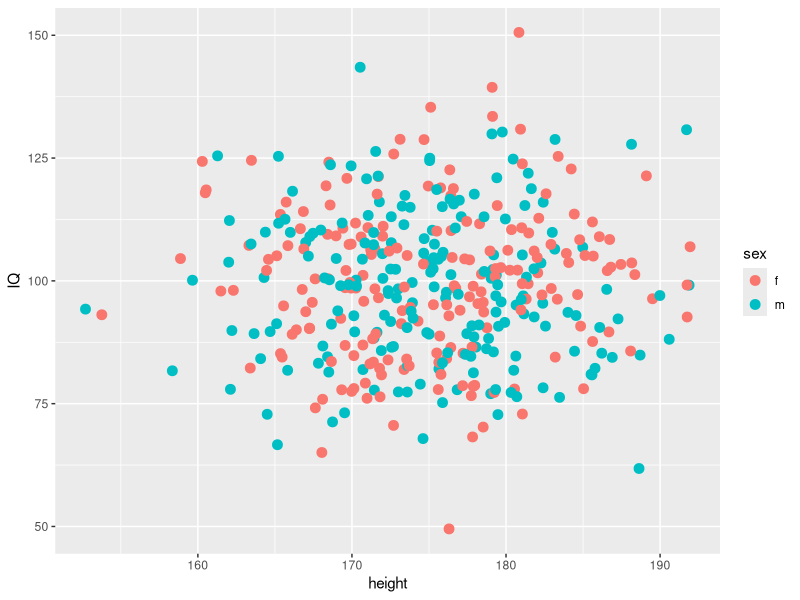
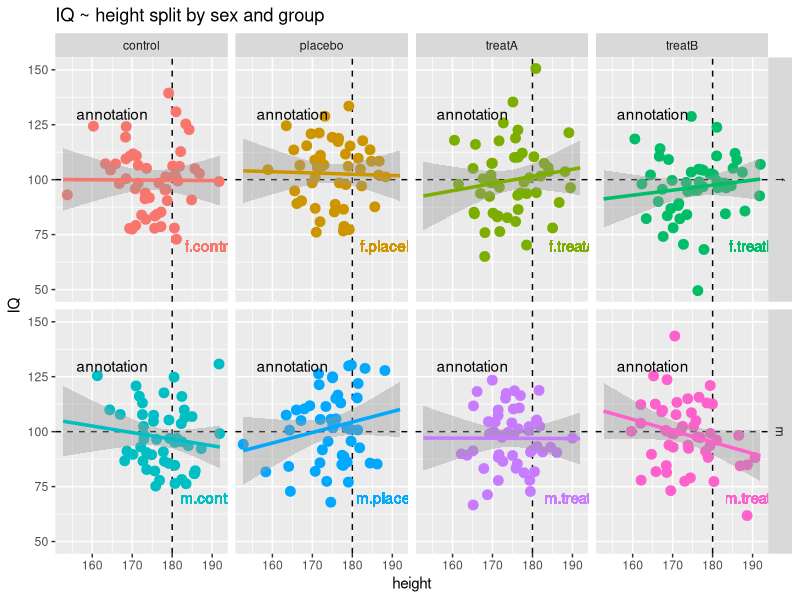
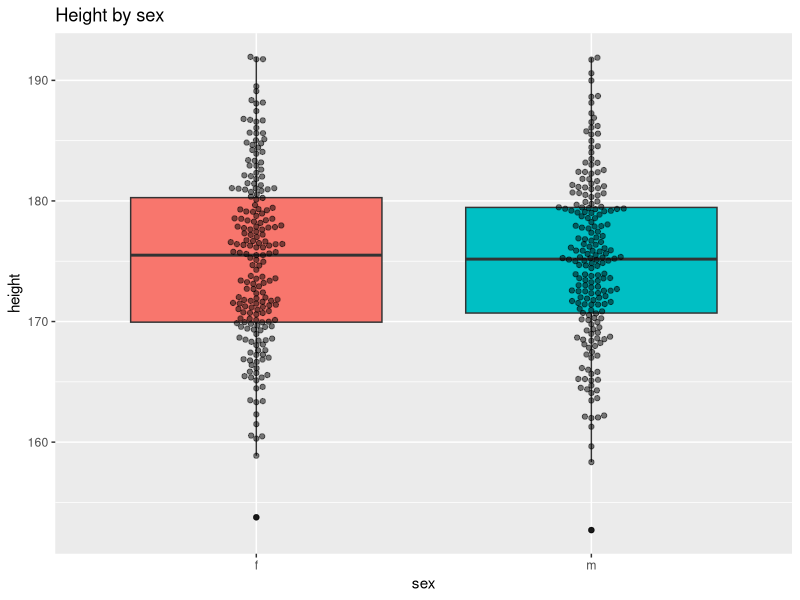
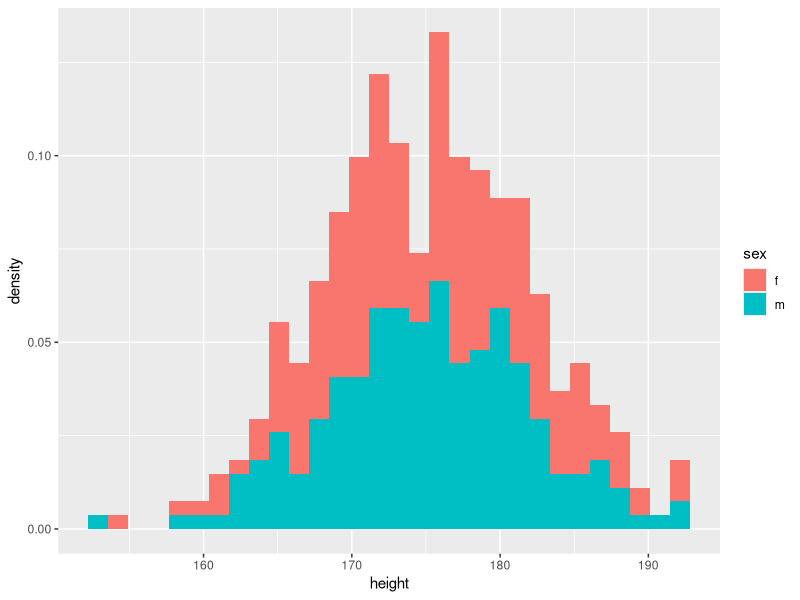
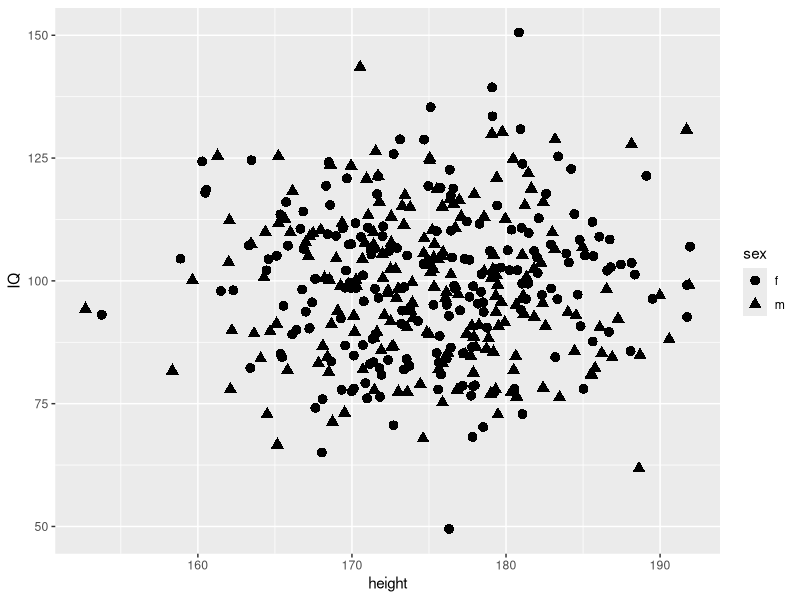
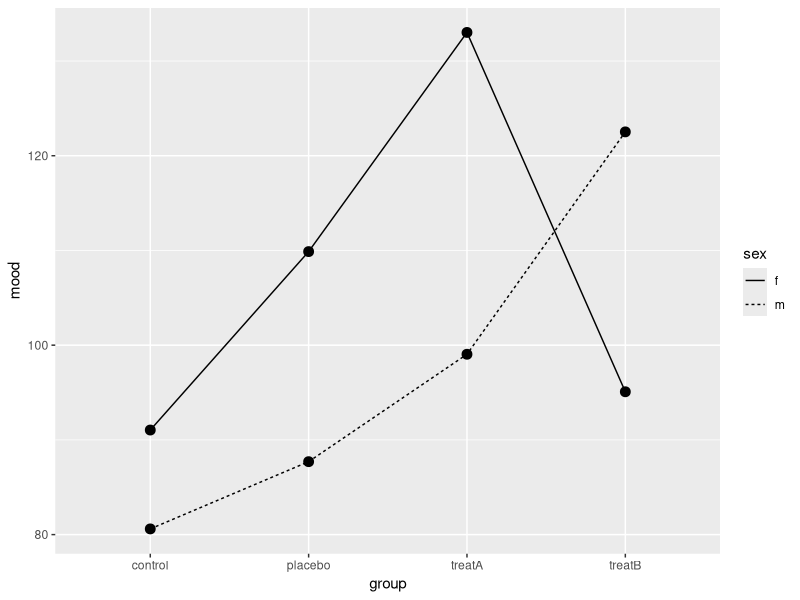

Write R code to recreate these figures, in order.
## ---- chunk 1
wants <- c("ggplot2", "ggbeeswarm")
has   <- wants %in% rownames(installed.packages())
if(any(!has)) install.packages(wants[!has])
## ---- chunk 2
Njk    <- 50
P      <- 4
Q      <- 2
IQ     <- rnorm(P*Q*Njk, mean=100, sd=15)
height <- rnorm(P*Q*Njk, mean=175, sd=7)
rating <- factor(sample(LETTERS[1:3], Njk*P*Q, replace=TRUE))
sex    <- factor(rep(c("f", "m"), times=P*Njk))
group  <- factor(rep(c("control", "placebo", "treatA", "treatB"), each=Q*Njk))
sgComb <- interaction(sex, group)
mood   <- round(rnorm(P*Q*Njk, mean=c(85, 80, 110, 90, 130, 100, 93, 121)[sgComb], sd=25))
myDf   <- data.frame(sex, group, sgComb, IQ, height, rating, mood)
## ---- chunk 3
library(ggplot2)
ggplot(myDf, aes(x=height, y=IQ, colour=sex)) +
        geom_point(size=3)
## ---- chunk 4
ggplot(myDf, aes(x=height, y=IQ, colour=sex:group)) +
        geom_hline(aes(yintercept=100), linetype=2) +
        geom_vline(aes(xintercept=180), linetype=2) +
        geom_point(size=3) +
        geom_smooth(method=lm, se=TRUE, size=1.2, fullrange=TRUE) +
        facet_grid(sex ~ group) +
        ggtitle("IQ ~ height split by sex and group") +
        theme(legend.position="none") +
        geom_text(aes(x=190, y=70, label=sgComb)) +
        annotate("text", x=165, y=130, label="annotation")
## ---- chunk 5
library(ggbeeswarm)
ggplot(myDf, aes(x=sex, y=height, fill=sex)) +
    geom_boxplot(outlier.shape=NULL) +
    geom_beeswarm(alpha=0.5) +
    ggtitle("Height by sex") +
    theme(legend.position="none")
## ---- chunk 6
ggplot(myDf, aes(x=height, fill=sex)) +
        geom_histogram(aes(y=..density..))
## ---- chunk 7
ggplot(myDf, aes(x=height, y=IQ, shape=sex)) +
        geom_point(size=3)
## ---- chunk 8
(groupM <- aggregate(mood ~ sex + group, data=myDf, FUN=mean))
ggplot(groupM, aes(x=group, y=mood, linetype=sex, group=sex)) +
    geom_point(size=3) +
    geom_line()
## ---- chunk 9
try(detach(package:ggbeeswarm))
try(detach(package:ggplot2))
